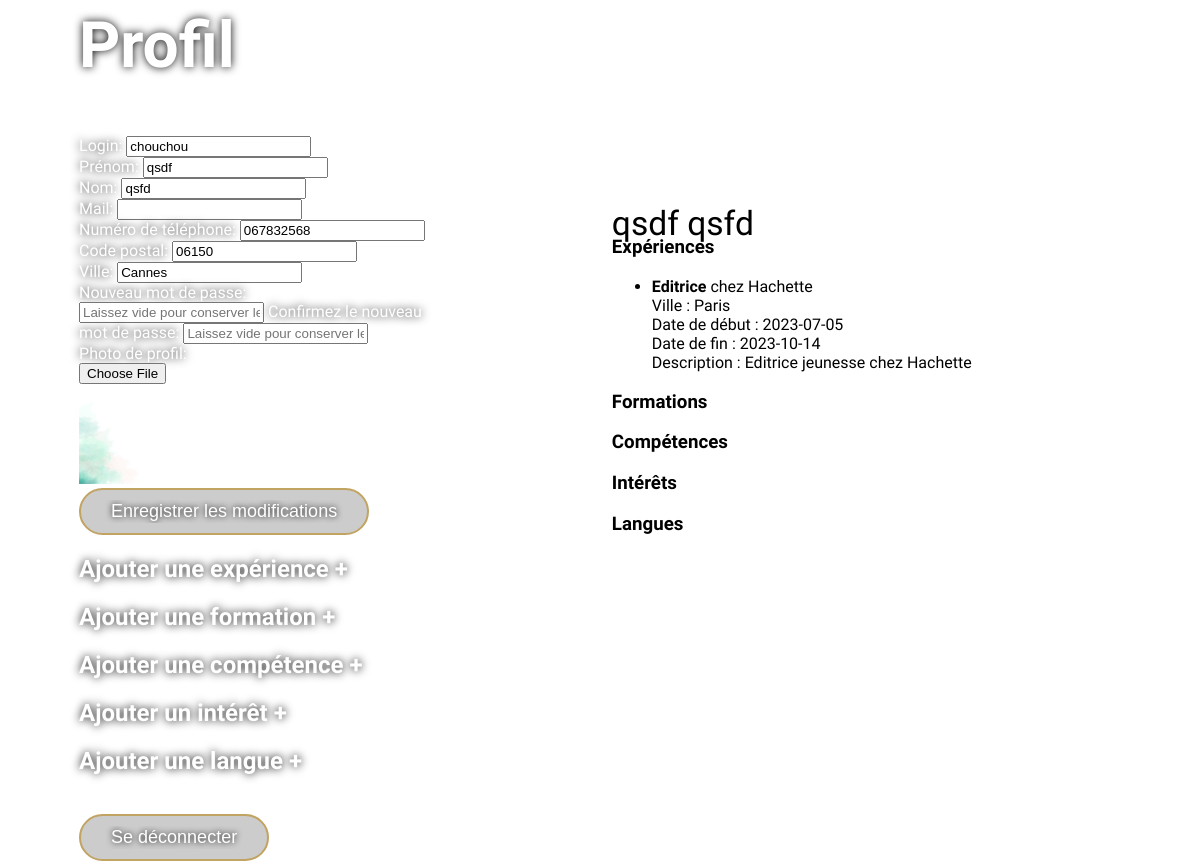
The app's page /profil.php (signed in) with its own data.
### tables this page shows
CREATE TABLE IF NOT EXISTS `utilisateurs` (
  `id` int NOT NULL AUTO_INCREMENT,
  `login` varchar(255) NOT NULL,
  `prenom` varchar(255) NOT NULL,
  `nom` varchar(255) NOT NULL,
  `mail` varchar(255) NOT NULL,
  `password` varchar(255) NOT NULL,
  `phone` varchar(55) NOT NULL,
  `postal` varchar(255) NOT NULL,
  `ville` varchar(255) NOT NULL,
  `photo` varchar(255) DEFAULT 'profil_default.jpg',
  PRIMARY KEY (`id`)
);

CREATE TABLE IF NOT EXISTS `experience` (
  `id` int NOT NULL AUTO_INCREMENT,
  `utilisateurs_id` int NOT NULL,
  `poste` varchar(255) NOT NULL,
  `employeur` varchar(255) NOT NULL,
  `ville` varchar(255) NOT NULL,
  `date_start` date NOT NULL,
  `date_end` date NOT NULL,
  `description` varchar(255) NOT NULL,
  PRIMARY KEY (`id`)
);

### profil.php (the view, shortened to what this page needs)
<?php
$host = "localhost";
$dbname = "cv-crafter";
$username = "pma";
$passwordDB = "plomkiplomki";
try {
    $conn = new PDO("mysql:host=$host;dbname=$dbname", $username, $passwordDB);
    $conn->setAttribute(PDO::ATTR_ERRMODE, PDO::ERRMODE_EXCEPTION);
    $query = "SELECT login, prenom, nom, mail, password, phone, postal, ville, photo FROM utilisateurs WHERE login = ?";
    $stmt = $conn->prepare($query);
    $stmt->execute([$_SESSION["login"]]);
    $row = $stmt->fetch(PDO::FETCH_ASSOC);
} catch (PDOException $e) {
    echo "Erreur : " . $e->getMessage();
}
?>
<!DOCTYPE html>
<html>
<head>
  <link id="style" rel="stylesheet" type="text/css" href="styleprof.css">
</head>
<body class="bodyprof">
    <section class="modif">
    <form method="POST" action="<?php echo $_SERVER["PHP_SELF"]; ?>" enctype="multipart/form-data">
        <h1>Profil</h1>
        <label for="login">Login:</label>
        <input type="text" id="login" name="login" value="<?php echo $row["login"]; ?>" required><br>
        <label for="prenom">Prénom:</label>
        <input type="text" id="prenom" name="prenom" value="<?php echo $row["prenom"]; ?>" required><br>
        <label for="nom">Nom:</label>
        <input type="text" id="nom" name="nom" value="<?php echo $row["nom"]; ?>" required><br>
        <label for="mail">Mail:</label>
        <input type="text" id="mail" name="mail" value="<?php echo $row["mail"]; ?>" required><br>
        <label for="phone">Numéro de téléphone:</label>
        <input type="tel" id="phone" name="phone" value="<?php echo $row["phone"]; ?>" required><br>
        <label for="postal">Code postal:</label>
        <input type="text" id="postal" name="postal" value="<?php echo $row["postal"]; ?>" required><br>
        <label for="ville">Ville:</label>
        <input type="text" id="ville" name="ville" value="<?php echo $row["ville"]; ?>" required><br>
        <label for="password">Nouveau mot de passe:</label>
        <input type="password" id="password" name="password" value="<?php echo isset($_POST['password']) ? $_POST['password'] : ''; ?>" placeholder="Laissez vide pour conserver le mot de passe actuel">
    <label for="confirmPassword">Confirmez le nouveau mot de passe:</label>
        <input type="password" id="confirmPassword" name="confirmPassword" value="<?php echo isset($_POST['confirmPassword']) ? $_POST['confirmPassword'] : ''; ?>" placeholder="Laissez vide pour conserver le mot de passe actuel">
              <br>
        <label for="fileUpload">Photo de profil:</label>
        <input type="file" id="fileUpload" name="photo" >
        <br>
        <img src=upload/<?=$row['photo']?> height="100" >
        <br>
        <button class="button"><input type="submit" name="enregistrer_modifications" value="Enregistrer les modifications"></button>
    </form>
        <h2 id="experience-link">Ajouter une expérience +</h2>
        <h2 id="formation-link">Ajouter une formation +</h2>
        <h2 id="competence-link">Ajouter une compétence +</h2>
        <h2 id="interet-link">Ajouter un intérêt +</h2>
        <h2 id="langue-link">Ajouter une langue +</h2>
        <br>
    <form method="GET" action="<?php echo $_SERVER["PHP_SELF"]; ?>">
        <button class="button"><input type="submit" value="Se déconnecter"></button>
    </form>
    </section>
    <section class="view">
        <p><?php echo $row["prenom"]; ?> <?php echo $row["nom"]; ?></p>
        <h3>Expériences</h3>
        <ul>
            <?php
            $experiencesQuery = "SELECT id, poste, employeur, ville, date_start, date_end, description FROM experience WHERE utilisateurs_id = ?";
            $experiencesStmt = $conn->prepare($experiencesQuery);
            $experiencesStmt->execute([$_SESSION["id"]]);
            $experiences = $experiencesStmt->fetchAll(PDO::FETCH_ASSOC);
            foreach ($experiences as $experience) {
                echo "<li><strong>" . $experience["poste"] . "</strong> chez " . $experience["employeur"] . "<br>";
                echo "Ville : " . $experience["ville"] . "<br>";
                echo "Date de début : " . $experience["date_start"] . "<br>";
                echo "Date de fin : " . $experience["date_end"] . "<br>";
                echo "Description : " . $experience["description"] . "<br>";
            }
            ?>
        </ul>
        <h3>Formations</h3>
        <h3>Compétences</h3>
        <h3>Intérêts</h3>
        <h3>Langues</h3>
    <br>
</body>
</html>

### styleprof.css (style rules this page uses)
body { font-family: 'Assistant', sans-serif; height: 100vh; background-image: url(css/backgroundpc.jpg); background-size: cover; background-position: center; color: #ffffff; display: flex; flex-direction: row; align-items: center; justify-content: space-around; }
.modif { width: 30%; color: #ffffff; text-shadow: 0 0 10px black; }
.view { background-color: #ffffffef; width: 40%; padding: 3%; color: rgb(0, 0, 0); }
p { font-size: 2.1em; margin-top: -40px }
.button { cursor: pointer; position: relative; padding: 10px 24px; font-size: 18px; color: rgb(193, 163, 98); border: 2px solid rgb(193, 163, 98); border-radius: 34px; background-color: rgba(0, 0, 0, 0.199); font-weight: 600; transition: all 0.3s cubic-bezier(0.23, 1, 0.320, 1); overflow: hidden; }
.button::before { content: ''; position: absolute; inset: 0; margin: auto; width: 100px; height: 50px; border-radius: inherit; scale: 0; z-index: -1; background-color: rgb(193, 163, 98); transition: all 0.6s cubic-bezier(0.23, 1, 0.320, 1); }
h2 { cursor: pointer; transition: transform 0.2s; }
h1 { font-size: 4em; }
input[type="submit"] { font-size: 18px; color: #fff; text-decoration: none; border: none; background-color: transparent; text-shadow: 0 0 6px black; }

### records on screen
utilisateurs: login "chouchou", prenom "qsdf", nom "qsfd", phone "067832568", postal "06150", ville "Cannes", photo (picture)
experience: poste "Editrice", employeur "Hachette", ville "Paris", date_start "2023-07-05", date_end "2023-10-14", description "Editrice jeunesse chez Hachette"
